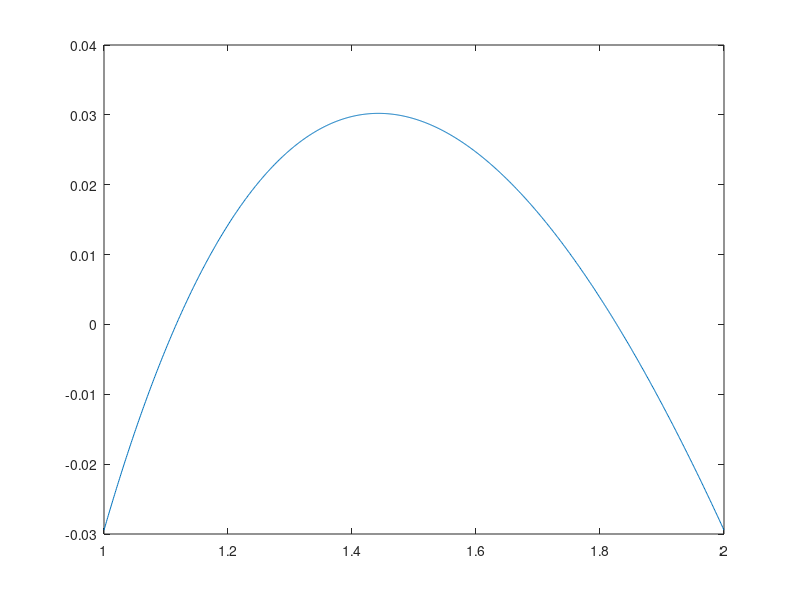

Source code (MATLAB):
f = @(x) log(x);
M = [1 1 1; -1 1 3/2;1 1 2]
b = [f(1); f(3/2); f(2)]
x = linsolve(M,b)
% y = M\b
r = @(z) log(z) - x(3).*z - x(2)
xx = linspace(1,2,1001)
plot(xx,r(xx))
% r(1)
% r(2)
% r(3/2)
d = @(z) 1./z - x(3)
plot(xx,d(xx))
nicla = fzero(d,1.5)

E2 = [1; nicla;2]
b2 = f(E2)
M2 = [1 1 1; -1 1 nicla;1 1 2]
x2 = linsolve(M,b)
r2 = @(z) log(z) - x2(3).*z - x2(2)
plot(xx,r2(xx))
d = @(z) 1./z - x2(3)
nicla = fzero(d,1.5)
